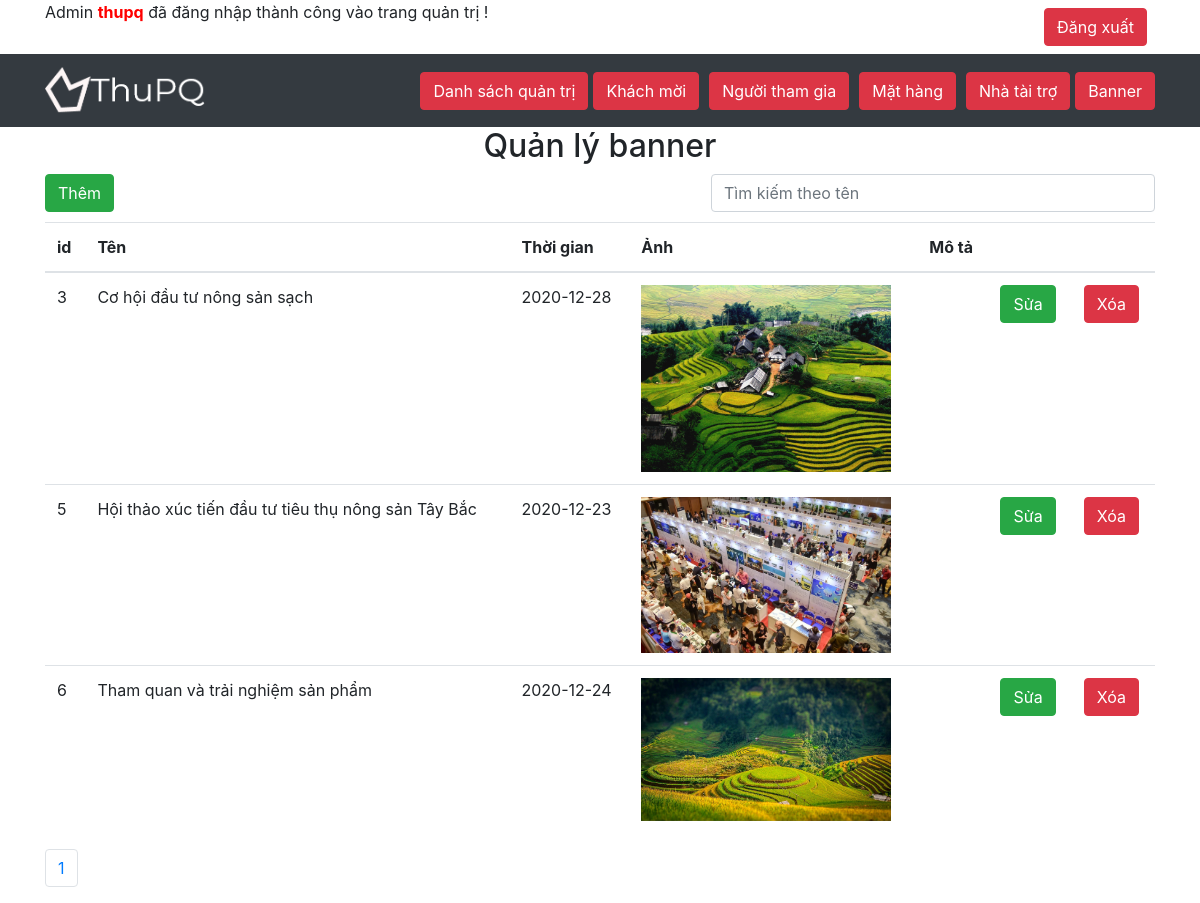
The app's page /admin/banner/index.php (signed in) with its own data.
### tables this page shows
CREATE TABLE `banner` (
  `id` int(4) NOT NULL,
  `ten` varchar(100) NOT NULL,
  `thoigian` date NOT NULL,
  `anh` varchar(100) NOT NULL,
  `mota` varchar(500) NOT NULL
);

### admin/banner/index.php (the view, shortened to what this page needs)
<!DOCTYPE html>
<html lang="en">
<head>
	<link rel="stylesheet" type="text/css" href="../../css/admin.css">
	<link rel="stylesheet" type="text/css" href="../../css/bootstrap.css">
	<link rel="stylesheet" href="https://maxcdn.bootstrapcdn.com/font-awesome/4.7.0/css/font-awesome.min.css">
</head>
<body>
	<header>
		<div class="container">
			<div class="d-flex">
				<p>Admin <strong style="color:red;"><?php echo $_SESSION['username'] ?></strong> đã đăng nhập thành công vào trang quản trị !</p>
				<div class="p-2 ml-auto">
					<a href="../logout.php">
						<button type="button" class="btn btn-danger">Đăng xuất</button>
					</a>
				</div>
			</div>
		</div>
	</header>
	<nav class="navbar navbar-expand-sm bg-dark navbar-dark">
		<div class="container">
		  	<a class="navbar-brand" href="../index.php"><img src="../../images/your-logo.png" alt="logo" style="max-width: 160px;"></a>
		  	<ul class="navbar-nav">
			    <li class="nav-item">
				<a href="../index.php"><button type="button" class="btn btn-danger"> Danh sách quản trị</button></a>
			    </li>
		 		<li class="nav-item">
				 	<a href="../khachmoi/"><button type="button" class="btn btn-danger" style="margin: 0 5px;">Khách mời</button></a>
		  		</li>
		  		<li class="nav-item">
				  	<a href="../nguoithamgia/"><button type="button" class="btn btn-danger"style="margin: 0 5px;">Người tham gia</button></a>
		  		</li>
		  		<li class="nav-item">
				  	<a href="../mathang/"><button type="button" class="btn btn-danger"style="margin: 0 5px;">Mặt hàng</button></a>
		  		</li>
		  		<li class="nav-item">
				  	<a href="../taitro/"><button type="button" class="btn btn-danger"style="margin: 0 5px;">Nhà tài trợ</button></a>
		  		</li>
		  		<li class="nav-item">
				  	<a href="../banner/"><button type="button" class="btn btn-danger">Banner</button></a>
		  		</li>
		  	</ul>
		</div>
	</nav>
	<div class="container">
        <div id="header">
            <h2 style="text-align: center;">Quản lý banner</h2>
        </div>
        <div>
            <button type="button" class="btn btn-success" data-toggle="modal" data-target="#myModal">Thêm</button>
            <input type="text" class="timkiem form-control" name="" placeholder="Tìm kiếm theo tên" style="margin-bottom: 10px;width:40%;float:right;">
        </div>
        <div id="table-data">
        <table class="table table-hover">
			    <thead>
                    <tr>
			      		<th>id</th>
				        <th>Tên </th>
				        <th>Thời gian</th>
				        <th>Ảnh</th>
				        <th>Mô tả</th>
				        <th></th>
				        <th></th>
			      	</tr>
			    </thead>
			    <tbody class="danhsach">
                    <?php
                    $conn = mysqli_connect('localhost','root','','hoithao');
                    $page = 1;
                    $rowperpage = 3;
                    $perrow= $page*$rowperpage - $rowperpage;
                    $total_rows = mysqli_num_rows(mysqli_query($conn,"SELECT * FROM `banner` "));
                    $total_page = ceil($total_rows/$rowperpage);
                    $list_pages= '';
                    for($i=1; $i<=$total_page; $i++){
                        $list_pages .= '<li class="page-item"><a class="page-link" href="#">'.$i.'</a></li>';
                    }
                    $sql = "SELECT * FROM `banner` LIMIT $perrow, $rowperpage";
                    $query = mysqli_query($conn,$sql);
                    while($row = mysqli_fetch_assoc($query)){
                    ?>
                    <tr>
                        <td><?php echo $row['id'] ?></td>
                        <td><?php echo $row['ten'] ?></td>
                        <td><?php echo $row['thoigian'] ?></td>
                        <td><img src="../../images/banner/<?php echo $row['anh'] ?>.jpg" style="width: 250px;"></td>
                        <td><?php echo $row['mota'] ?></td>
                        <td>
							<button type="button" class="btn btn-success" onclick="getUser(<?php echo $row['id'] ?>)">Sửa</button>
						</td>
                        <td>
                            <button type="button" class="btn btn-danger" onclick="deleteBn(<?php echo $row['id'] ?>)">Xóa</button>
                        </td>
                    </tr>
                    <?php }?>
			    </tbody>
            </table>
            <div align='center'>
                <ul class="pagination phantrang">
                    <?php echo $list_pages;?>
                </ul>
            </div>
        </div>
    </div>
</body>
</html>

### css/admin.css (style rules this page uses)
* { margin: 0; box-sizing: border-box; padding: 0; }
img { max-width: 100%; }

### records on screen
banner: id "3", ten "Cơ hội đầu tư nông sản sạch", thoigian "2020-12-28", anh (picture)
banner: id "5", ten "Hội thảo xúc tiến đầu tư tiêu thụ nông sản Tây Bắc", thoigian "2020-12-23", anh (picture)
banner: id "6", ten "Tham quan và trải nghiệm sản phẩm", thoigian "2020-12-24", anh (picture)

### other values on screen
$_SESSION['username'] "thupq"
